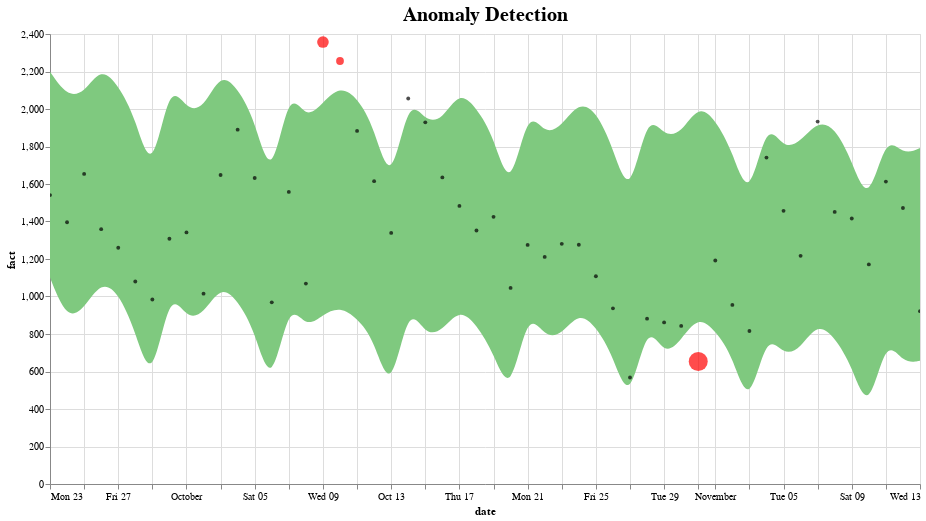

Notebook code for this chart:
### Code cell
def plot_anomalies(forecasted):
    interval = alt.Chart(forecasted).mark_area(interpolate="basis", color = '#7FC97F').encode(
    x=alt.X('ds:T',  title ='date'),
    y='yhat_upper',
    y2='yhat_lower',
    tooltip=['ds', 'fact', 'yhat_lower', 'yhat_upper']
    ).interactive().properties(
        title='Anomaly Detection'
    )

    fact = alt.Chart(forecasted[forecasted.anomaly==0]).mark_circle(size=15, opacity=0.7, color = 'Black').encode(
        x='ds:T',
        y=alt.Y('fact', title='fact'),    
        tooltip=['ds', 'fact', 'yhat_lower', 'yhat_upper']
    ).interactive()

    anomalies = alt.Chart(forecasted[forecasted.anomaly!=0]).mark_circle(size=30, color = 'Red').encode(
        x='ds:T',
        y=alt.Y('fact', title='fact'),    
        tooltip=['ds', 'fact', 'yhat_lower', 'yhat_upper'],
        size = alt.Size( 'importance', legend=None)
    ).interactive()

    return alt.layer(interval, fact, anomalies)\
              .properties(width=870, height=450)\
              .configure_title(fontSize=20)
              
plot_anomalies(pred)

### Figure 1 — Vega-Lite specification as saved in the notebook (floating-point values rounded to 4 significant figures)
{"$schema": "https://vega.github.io/schema/vega-lite/v3.4.0.json", "config": {"mark": {"tooltip": null}, "title": {"fontSize": 20}, "view": {"height": 300, "width": 400}}, "datasets": {"data-7a3f46cbd65ac2e28ad2f1e4b519be87": [{"anomaly": 1, "ds": "2019-10-09T00:00:00", "fact": 2357, "importance": 0.137, "trend": 1401.0, "yhat": 1434.0, "yhat_lower": 905.3, "yhat_upper": 2034.0}, {"anomaly": 1, "ds": "2019-10-10T00:00:00", "fact": 2256, "importance": 0.05908, "trend": 1395.0, "yhat": 1558.0, "yhat_lower": 946.4, "yhat_upper": 2123.0}, {"anomaly": -1, "ds": "2019-10-31T00:00:00", "fact": 653, "importance": 0.3735, "trend": 1281.0, "yhat": 1431.0, "yhat_lower": 896.9, "yhat_upper": 2023.0}], "data-806121f2623d5c32cd840702fcd5109b": [{"anomaly": 0, "ds": "2019-09-23T00:00:00", "fact": 1541, "importance": 0, "trend": 1488.0, "yhat": 1637.0, "yhat_lower": 1101.0, "yhat_upper": 2199.0}, {"anomaly": 0, "ds": "2019-09-24T00:00:00", "fact": 1396, "importance": 0, "trend": 1482.0, "yhat": 1469.0, "yhat_lower": 875.5, "yhat_upper": 2067.0}, {"anomaly": 0, "ds": "2019-09-25T00:00:00", "fact": 1654, "importance": 0, "trend": 1477.0, "yhat": 1512.0, "yhat_lower": 934.5, "yhat_upper": 2083.0}, {"anomaly": 0, "ds": "2019-09-26T00:00:00", "fact": 1359, "importance": 0, "trend": 1471.0, "yhat": 1643.0, "yhat_lower": 1082.0, "yhat_upper": 2225.0}, {"anomaly": 0, "ds": "2019-09-27T00:00:00", "fact": 1260, "importance": 0, "trend": 1466.0, "yhat": 1572.0, "yhat_lower": 1024.0, "yhat_upper": 2127.0}, {"anomaly": 0, "ds": "2019-09-28T00:00:00", "fact": 1080, "importance": 0, "trend": 1460.0, "yhat": 1404.0, "yhat_lower": 816.6, "yhat_upper": 1956.0}, {"anomaly": 0, "ds": "2019-09-29T00:00:00", "fact": 984, "importance": 0, "trend": 1455.0, "yhat": 1067.0, "yhat_lower": 511.9, "yhat_upper": 1623.0}, {"anomaly": 0, "ds": "2019-09-30T00:00:00", "fact": 1308, "importance": 0, "trend": 1450.0, "yhat": 1595.0, "yhat_lower": 1049.0, "yhat_upper": 2158.0}, {"anomaly": 0, "ds": "2019-10-01T00:00:00", "fact": 1342, "importance": 0, "trend": 1444.0, "yhat": 1431.0, "yhat_lower": 878.9, "yhat_upper": 1995.0}, {"anomaly": 0, "ds": "2019-10-02T00:00:00", "fact": 1015, "importance": 0, "trend": 1439.0, "yhat": 1473.0, "yhat_lower": 905.5, "yhat_upper": 2000.0}, {"anomaly": 0, "ds": "2019-10-03T00:00:00", "fact": 1648, "importance": 0, "trend": 1433.0, "yhat": 1601.0, "yhat_lower": 1059.0, "yhat_upper": 2197.0}, {"anomaly": 0, "ds": "2019-10-04T00:00:00", "fact": 1890, "importance": 0, "trend": 1428.0, "yhat": 1531.0, "yhat_lower": 980.5, "yhat_upper": 2110.0}, {"anomaly": 0, "ds": "2019-10-05T00:00:00", "fact": 1632, "importance": 0, "trend": 1422.0, "yhat": 1367.0, "yhat_lower": 818.9, "yhat_upper": 1947.0}, {"anomaly": 0, "ds": "2019-10-06T00:00:00", "fact": 969, "importance": 0, "trend": 1417.0, "yhat": 1039.0, "yhat_lower": 485.4, "yhat_upper": 1585.0}, {"anomaly": 0, "ds": "2019-10-07T00:00:00", "fact": 1558, "importance": 0, "trend": 1411.0, "yhat": 1554.0, "yhat_lower": 987.4, "yhat_upper": 2126.0}, {"anomaly": 0, "ds": "2019-10-08T00:00:00", "fact": 1069, "importance": 0, "trend": 1406.0, "yhat": 1394.0, "yhat_lower": 827.8, "yhat_upper": 1939.0}, {"anomaly": 0, "ds": "2019-10-11T00:00:00", "fact": 1883, "importance": 0, "trend": 1390.0, "yhat": 1491.0, "yhat_lower": 885.0, "yhat_upper": 2064.0}, {"anomaly": 0, "ds": "2019-10-12T00:00:00", "fact": 1615, "importance": 0, "trend": 1384.0, "yhat": 1331.0, "yhat_lower": 771.2, "yhat_upper": 1906.0}, {"anomaly": 0, "ds": "2019-10-13T00:00:00", "fact": 1339, "importance": 0, "trend": 1379.0, "yhat": 1011.0, "yhat_lower": 457.5, "yhat_upper": 1562.0}, {"anomaly": 0, "ds": "2019-10-14T00:00:00", "fact": 2056, "importance": 0, "trend": 1373.0, "yhat": 1512.0, "yhat_lower": 972.3, "yhat_upper": 2075.0}, {"anomaly": 0, "ds": "2019-10-15T00:00:00", "fact": 1929, "importance": 0, "trend": 1368.0, "yhat": 1356.0, "yhat_lower": 788.9, "yhat_upper": 1933.0}, {"anomaly": 0, "ds": "2019-10-16T00:00:00", "fact": 1635, "importance": 0, "trend": 1363.0, "yhat": 1395.0, "yhat_lower": 817.6, "yhat_upper": 1941.0}, {"anomaly": 0, "ds": "2019-10-17T00:00:00", "fact": 1483, "importance": 0, "trend": 1357.0, "yhat": 1516.0, "yhat_lower": 935.5, "yhat_upper": 2097.0}, {"anomaly": 0, "ds": "2019-10-18T00:00:00", "fact": 1352, "importance": 0, "trend": 1352.0, "yhat": 1450.0, "yhat_lower": 851.0, "yhat_upper": 2005.0}, {"anomaly": 0, "ds": "2019-10-19T00:00:00", "fact": 1425, "importance": 0, "trend": 1346.0, "yhat": 1294.0, "yhat_lower": 698.6, "yhat_upper": 1858.0}, {"anomaly": 0, "ds": "2019-10-20T00:00:00", "fact": 1046, "importance": 0, "trend": 1341.0, "yhat": 983.6, "yhat_lower": 454.5, "yhat_upper": 1532.0}, {"anomaly": 0, "ds": "2019-10-21T00:00:00", "fact": 1275, "importance": 0, "trend": 1335.0, "yhat": 1470.0, "yhat_lower": 938.3, "yhat_upper": 2015.0}, {"anomaly": 0, "ds": "2019-10-22T00:00:00", "fact": 1211, "importance": 0, "trend": 1330.0, "yhat": 1318.0, "yhat_lower": 780.2, "yhat_upper": 1860.0}, {"anomaly": 0, "ds": "2019-10-23T00:00:00", "fact": 1281, "importance": 0, "trend": 1325.0, "yhat": 1356.0, "yhat_lower": 796.0, "yhat_upper": 1909.0}, {"anomaly": 0, "ds": "2019-10-24T00:00:00", "fact": 1276, "importance": 0, "trend": 1319.0, "yhat": 1473.0, "yhat_lower": 916.7, "yhat_upper": 2038.0}, {"anomaly": 0, "ds": "2019-10-25T00:00:00", "fact": 1108, "importance": 0, "trend": 1314.0, "yhat": 1409.0, "yhat_lower": 840.8, "yhat_upper": 1992.0}, {"anomaly": 0, "ds": "2019-10-26T00:00:00", "fact": 937, "importance": 0, "trend": 1308.0, "yhat": 1258.0, "yhat_lower": 685.9, "yhat_upper": 1795.0}, {"anomaly": 0, "ds": "2019-10-27T00:00:00", "fact": 568, "importance": 0, "trend": 1303.0, "yhat": 955.7, "yhat_lower": 409.7, "yhat_upper": 1503.0}, {"anomaly": 0, "ds": "2019-10-28T00:00:00", "fact": 882, "importance": 0, "trend": 1297.0, "yhat": 1428.0, "yhat_lower": 879.4, "yhat_upper": 1989.0}, {"anomaly": 0, "ds": "2019-10-29T00:00:00", "fact": 862, "importance": 0, "trend": 1292.0, "yhat": 1281.0, "yhat_lower": 679.1, "yhat_upper": 1853.0}, {"anomaly": 0, "ds": "2019-10-30T00:00:00", "fact": 843, "importance": 0, "trend": 1287.0, "yhat": 1317.0, "yhat_lower": 767.5, "yhat_upper": 1869.0}, {"anomaly": 0, "ds": "2019-11-01T00:00:00", "fact": 1192, "importance": 0, "trend": 1276.0, "yhat": 1368.0, "yhat_lower": 817.3, "yhat_upper": 1945.0}, {"anomaly": 0, "ds": "2019-11-02T00:00:00", "fact": 955, "importance": 0, "trend": 1270.0, "yhat": 1221.0, "yhat_lower": 686.3, "yhat_upper": 1776.0}, {"anomaly": 0, "ds": "2019-11-03T00:00:00", "fact": 816, "importance": 0, "trend": 1265.0, "yhat": 927.8, "yhat_lower": 386.6, "yhat_upper": 1491.0}, {"anomaly": 0, "ds": "2019-11-04T00:00:00", "fact": 1741, "importance": 0, "trend": 1259.0, "yhat": 1386.0, "yhat_lower": 817.7, "yhat_upper": 1951.0}, {"anomaly": 0, "ds": "2019-11-05T00:00:00", "fact": 1457, "importance": 0, "trend": 1254.0, "yhat": 1243.0, "yhat_lower": 682.7, "yhat_upper": 1783.0}, {"anomaly": 0, "ds": "2019-11-06T00:00:00", "fact": 1217, "importance": 0, "trend": 1248.0, "yhat": 1278.0, "yhat_lower": 722.3, "yhat_upper": 1826.0}, {"anomaly": 0, "ds": "2019-11-07T00:00:00", "fact": 1933, "importance": 0, "trend": 1243.0, "yhat": 1388.0, "yhat_lower": 861.0, "yhat_upper": 1934.0}, {"anomaly": 0, "ds": "2019-11-08T00:00:00", "fact": 1451, "importance": 0, "trend": 1238.0, "yhat": 1327.0, "yhat_lower": 783.6, "yhat_upper": 1905.0}, {"anomaly": 0, "ds": "2019-11-09T00:00:00", "fact": 1416, "importance": 0, "trend": 1232.0, "yhat": 1185.0, "yhat_lower": 631.9, "yhat_upper": 1725.0}, {"anomaly": 0, "ds": "2019-11-10T00:00:00", "fact": 1171, "importance": 0, "trend": 1227.0, "yhat": 899.9, "yhat_lower": 361.7, "yhat_upper": 1475.0}, {"anomaly": 0, "ds": "2019-11-11T00:00:00", "fact": 1613, "importance": 0, "trend": 1221.0, "yhat": 1344.0, "yhat_lower": 790.3, "yhat_upper": 1871.0}, {"anomaly": 0, "ds": "2019-11-12T00:00:00", "fact": 1472, "importance": 0, "trend": 1216.0, "yhat": 1205.0, "yhat_lower": 641.6, "yhat_upper": 1753.0}, {"anomaly": 0, "ds": "2019-11-13T00:00:00", "fact": 922, "importance": 0, "trend": 1210.0, "yhat": 1239.0, "yhat_lower": 657.8, "yhat_upper": 1792.0}], "data-b25f055520b4dc49110a536487c59709": [{"anomaly": 0, "ds": "2019-09-23T00:00:00", "fact": 1541, "importance": 0, "trend": 1488.0, "yhat": 1637.0, "yhat_lower": 1101.0, "yhat_upper": 2199.0}, {"anomaly": 0, "ds": "2019-09-24T00:00:00", "fact": 1396, "importance": 0, "trend": 1482.0, "yhat": 1469.0, "yhat_lower": 875.5, "yhat_upper": 2067.0}, {"anomaly": 0, "ds": "2019-09-25T00:00:00", "fact": 1654, "importance": 0, "trend": 1477.0, "yhat": 1512.0, "yhat_lower": 934.5, "yhat_upper": 2083.0}, {"anomaly": 0, "ds": "2019-09-26T00:00:00", "fact": 1359, "importance": 0, "trend": 1471.0, "yhat": 1643.0, "yhat_lower": 1082.0, "yhat_upper": 2225.0}, {"anomaly": 0, "ds": "2019-09-27T00:00:00", "fact": 1260, "importance": 0, "trend": 1466.0, "yhat": 1572.0, "yhat_lower": 1024.0, "yhat_upper": 2127.0}, {"anomaly": 0, "ds": "2019-09-28T00:00:00", "fact": 1080, "importance": 0, "trend": 1460.0, "yhat": 1404.0, "yhat_lower": 816.6, "yhat_upper": 1956.0}, {"anomaly": 0, "ds": "2019-09-29T00:00:00", "fact": 984, "importance": 0, "trend": 1455.0, "yhat": 1067.0, "yhat_lower": 511.9, "yhat_upper": 1623.0}, {"anomaly": 0, "ds": "2019-09-30T00:00:00", "fact": 1308, "importance": 0, "trend": 1450.0, "yhat": 1595.0, "yhat_lower": 1049.0, "yhat_upper": 2158.0}, {"anomaly": 0, "ds": "2019-10-01T00:00:00", "fact": 1342, "importance": 0, "trend": 1444.0, "yhat": 1431.0, "yhat_lower": 878.9, "yhat_upper": 1995.0}, {"anomaly": 0, "ds": "2019-10-02T00:00:00", "fact": 1015, "importance": 0, "trend": 1439.0, "yhat": 1473.0, "yhat_lower": 905.5, "yhat_upper": 2000.0}, {"anomaly": 0, "ds": "2019-10-03T00:00:00", "fact": 1648, "importance": 0, "trend": 1433.0, "yhat": 1601.0, "yhat_lower": 1059.0, "yhat_upper": 2197.0}, {"anomaly": 0, "ds": "2019-10-04T00:00:00", "fact": 1890, "importance": 0, "trend": 1428.0, "yhat": 1531.0, "yhat_lower": 980.5, "yhat_upper": 2110.0}, {"anomaly": 0, "ds": "2019-10-05T00:00:00", "fact": 1632, "importance": 0, "trend": 1422.0, "yhat": 1367.0, "yhat_lower": 818.9, "yhat_upper": 1947.0}, {"anomaly": 0, "ds": "2019-10-06T00:00:00", "fact": 969, "importance": 0, "trend": 1417.0, "yhat": 1039.0, "yhat_lower": 485.4, "yhat_upper": 1585.0}, {"anomaly": 0, "ds": "2019-10-07T00:00:00", "fact": 1558, "importance": 0, "trend": 1411.0, "yhat": 1554.0, "yhat_lower": 987.4, "yhat_upper": 2126.0}, {"anomaly": 0, "ds": "2019-10-08T00:00:00", "fact": 1069, "importance": 0, "trend": 1406.0, "yhat": 1394.0, "yhat_lower": 827.8, "yhat_upper": 1939.0}, {"anomaly": 1, "ds": "2019-10-09T00:00:00", "fact": 2357, "importance": 0.137, "trend": 1401.0, "yhat": 1434.0, "yhat_lower": 905.3, "yhat_upper": 2034.0}, {"anomaly": 1, "ds": "2019-10-10T00:00:00", "fact": 2256, "importance": 0.05908, "trend": 1395.0, "yhat": 1558.0, "yhat_lower": 946.4, "yhat_upper": 2123.0}, {"anomaly": 0, "ds": "2019-10-11T00:00:00", "fact": 1883, "importance": 0, "trend": 1390.0, "yhat": 1491.0, "yhat_lower": 885.0, "yhat_upper": 2064.0}, {"anomaly": 0, "ds": "2019-10-12T00:00:00", "fact": 1615, "importance": 0, "trend": 1384.0, "yhat": 1331.0, "yhat_lower": 771.2, "yhat_upper": 1906.0}, {"anomaly": 0, "ds": "2019-10-13T00:00:00", "fact": 1339, "importance": 0, "trend": 1379.0, "yhat": 1011.0, "yhat_lower": 457.5, "yhat_upper": 1562.0}, {"anomaly": 0, "ds": "2019-10-14T00:00:00", "fact": 2056, "importance": 0, "trend": 1373.0, "yhat": 1512.0, "yhat_lower": 972.3, "yhat_upper": 2075.0}, {"anomaly": 0, "ds": "2019-10-15T00:00:00", "fact": 1929, "importance": 0, "trend": 1368.0, "yhat": 1356.0, "yhat_lower": 788.9, "yhat_upper": 1933.0}, {"anomaly": 0, "ds": "2019-10-16T00:00:00", "fact": 1635, "importance": 0, "trend": 1363.0, "yhat": 1395.0, "yhat_lower": 817.6, "yhat_upper": 1941.0}, {"anomaly": 0, "ds": "2019-10-17T00:00:00", "fact": 1483, "importance": 0, "trend": 1357.0, "yhat": 1516.0, "yhat_lower": 935.5, "yhat_upper": 2097.0}, {"anomaly": 0, "ds": "2019-10-18T00:00:00", "fact": 1352, "importance": 0, "trend": 1352.0, "yhat": 1450.0, "yhat_lower": 851.0, "yhat_upper": 2005.0}, {"anomaly": 0, "ds": "2019-10-19T00:00:00", "fact": 1425, "importance": 0, "trend": 1346.0, "yhat": 1294.0, "yhat_lower": 698.6, "yhat_upper": 1858.0}, {"anomaly": 0, "ds": "2019-10-20T00:00:00", "fact": 1046, "importance": 0, "trend": 1341.0, "yhat": 983.6, "yhat_lower": 454.5, "yhat_upper": 1532.0}, {"anomaly": 0, "ds": "2019-10-21T00:00:00", "fact": 1275, "importance": 0, "trend": 1335.0, "yhat": 1470.0, "yhat_lower": 938.3, "yhat_upper": 2015.0}, {"anomaly": 0, "ds": "2019-10-22T00:00:00", "fact": 1211, "importance": 0, "trend": 1330.0, "yhat": 1318.0, "yhat_lower": 780.2, "yhat_upper": 1860.0}, {"anomaly": 0, "ds": "2019-10-23T00:00:00", "fact": 1281, "importance": 0, "trend": 1325.0, "yhat": 1356.0, "yhat_lower": 796.0, "yhat_upper": 1909.0}, {"anomaly": 0, "ds": "2019-10-24T00:00:00", "fact": 1276, "importance": 0, "trend": 1319.0, "yhat": 1473.0, "yhat_lower": 916.7, "yhat_upper": 2038.0}, {"anomaly": 0, "ds": "2019-10-25T00:00:00", "fact": 1108, "importance": 0, "trend": 1314.0, "yhat": 1409.0, "yhat_lower": 840.8, "yhat_upper": 1992.0}, {"anomaly": 0, "ds": "2019-10-26T00:00:00", "fact": 937, "importance": 0, "trend": 1308.0, "yhat": 1258.0, "yhat_lower": 685.9, "yhat_upper": 1795.0}, {"anomaly": 0, "ds": "2019-10-27T00:00:00", "fact": 568, "importance": 0, "trend": 1303.0, "yhat": 955.7, "yhat_lower": 409.7, "yhat_upper": 1503.0}, {"anomaly": 0, "ds": "2019-10-28T00:00:00", "fact": 882, "importance": 0, "trend": 1297.0, "yhat": 1428.0, "yhat_lower": 879.4, "yhat_upper": 1989.0}, {"anomaly": 0, "ds": "2019-10-29T00:00:00", "fact": 862, "importance": 0, "trend": 1292.0, "yhat": 1281.0, "yhat_lower": 679.1, "yhat_upper": 1853.0}, {"anomaly": 0, "ds": "2019-10-30T00:00:00", "fact": 843, "importance": 0, "trend": 1287.0, "yhat": 1317.0, "yhat_lower": 767.5, "yhat_upper": 1869.0}, {"anomaly": -1, "ds": "2019-10-31T00:00:00", "fact": 653, "importance": 0.3735, "trend": 1281.0, "yhat": 1431.0, "yhat_lower": 896.9, "yhat_upper": 2023.0}, {"anomaly": 0, "ds": "2019-11-01T00:00:00", "fact": 1192, "importance": 0, "trend": 1276.0, "yhat": 1368.0, "yhat_lower": 817.3, "yhat_upper": 1945.0}, {"anomaly": 0, "ds": "2019-11-02T00:00:00", "fact": 955, "importance": 0, "trend": 1270.0, "yhat": 1221.0, "yhat_lower": 686.3, "yhat_upper": 1776.0}, {"anomaly": 0, "ds": "2019-11-03T00:00:00", "fact": 816, "importance": 0, "trend": 1265.0, "yhat": 927.8, "yhat_lower": 386.6, "yhat_upper": 1491.0}, {"anomaly": 0, "ds": "2019-11-04T00:00:00", "fact": 1741, "importance": 0, "trend": 1259.0, "yhat": 1386.0, "yhat_lower": 817.7, "yhat_upper": 1951.0}, {"anomaly": 0, "ds": "2019-11-05T00:00:00", "fact": 1457, "importance": 0, "trend": 1254.0, "yhat": 1243.0, "yhat_lower": 682.7, "yhat_upper": 1783.0}, {"anomaly": 0, "ds": "2019-11-06T00:00:00", "fact": 1217, "importance": 0, "trend": 1248.0, "yhat": 1278.0, "yhat_lower": 722.3, "yhat_upper": 1826.0}, {"anomaly": 0, "ds": "2019-11-07T00:00:00", "fact": 1933, "importance": 0, "trend": 1243.0, "yhat": 1388.0, "yhat_lower": 861.0, "yhat_upper": 1934.0}, {"anomaly": 0, "ds": "2019-11-08T00:00:00", "fact": 1451, "importance": 0, "trend": 1238.0, "yhat": 1327.0, "yhat_lower": 783.6, "yhat_upper": 1905.0}, {"anomaly": 0, "ds": "2019-11-09T00:00:00", "fact": 1416, "importance": 0, "trend": 1232.0, "yhat": 1185.0, "yhat_lower": 631.9, "yhat_upper": 1725.0}, {"anomaly": 0, "ds": "2019-11-10T00:00:00", "fact": 1171, "importance": 0, "trend": 1227.0, "yhat": 899.9, "yhat_lower": 361.7, "yhat_upper": 1475.0}, {"anomaly": 0, "ds": "2019-11-11T00:00:00", "fact": 1613, "importance": 0, "trend": 1221.0, "yhat": 1344.0, "yhat_lower": 790.3, "yhat_upper": 1871.0}, {"anomaly": 0, "ds": "2019-11-12T00:00:00", "fact": 1472, "importance": 0, "trend": 1216.0, "yhat": 1205.0, "yhat_lower": 641.6, "yhat_upper": 1753.0}, {"anomaly": 0, "ds": "2019-11-13T00:00:00", "fact": 922, "importance": 0, "trend": 1210.0, "yhat": 1239.0, "yhat_lower": 657.8, "yhat_upper": 1792.0}]}, "height": 450, "layer": [{"data": {"name": "data-b25f055520b4dc49110a536487c59709"}, "encoding": {"tooltip": [{"field": "ds", "type": "temporal"}, {"field": "fact", "type": "quantitative"}, {"field": "yhat_lower", "type": "quantitative"}, {"field": "yhat_upper", "type": "quantitative"}], "x": {"field": "ds", "title": "date", "type": "temporal"}, "y": {"field": "yhat_upper", "type": "quantitative"}, "y2": {"field": "yhat_lower"}}, "mark": {"color": "#7FC97F", "interpolate": "basis", "type": "area"}, "selection": {"selector004": {"bind": "scales", "encodings": ["x", "y"], "type": "interval"}}, "title": "Anomaly Detection"}, {"data": {"name": "data-806121f2623d5c32cd840702fcd5109b"}, "encoding": {"tooltip": [{"field": "ds", "type": "temporal"}, {"field": "fact", "type": "quantitative"}, {"field": "yhat_lower", "type": "quantitative"}, {"field": "yhat_upper", "type": "quantitative"}], "x": {"field": "ds", "type": "temporal"}, "y": {"field": "fact", "title": "fact", "type": "quantitative"}}, "mark": {"color": "Black", "opacity": 0.7, "size": 15, "type": "circle"}, "selection": {"selector005": {"bind": "scales", "encodings": ["x", "y"], "type": "interval"}}}, {"data": {"name": "data-7a3f46cbd65ac2e28ad2f1e4b519be87"}, "encoding": {"size": {"field": "importance", "legend": null, "type": "quantitative"}, "tooltip": [{"field": "ds", "type": "temporal"}, {"field": "fact", "type": "quantitative"}, {"field": "yhat_lower", "type": "quantitative"}, {"field": "yhat_upper", "type": "quantitative"}], "x": {"field": "ds", "type": "temporal"}, "y": {"field": "fact", "title": "fact", "type": "quantitative"}}, "mark": {"color": "Red", "size": 30, "type": "circle"}, "selection": {"selector006": {"bind": "scales", "encodings": ["x", "y"], "type": "interval"}}}], "width": 870}
